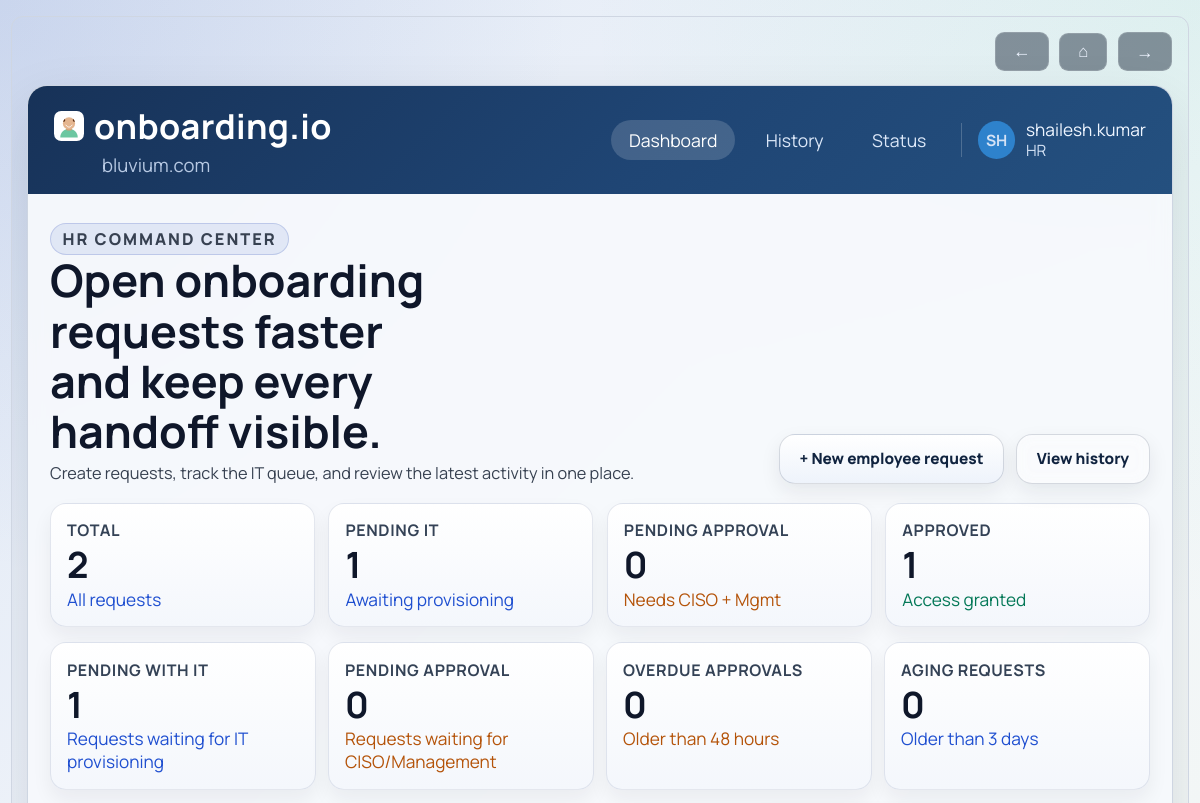
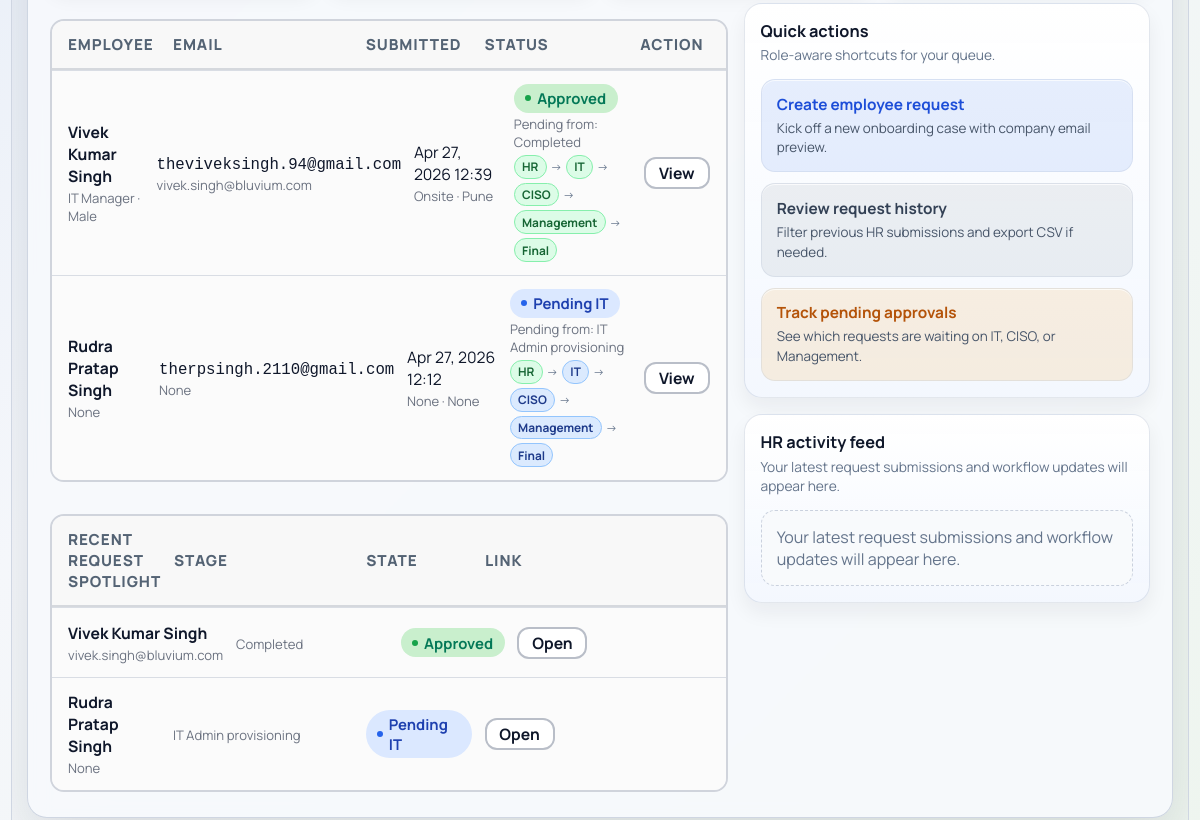
/dashboard (signed in), run on an earlier commit of the app's database (2 pictures, top to bottom).
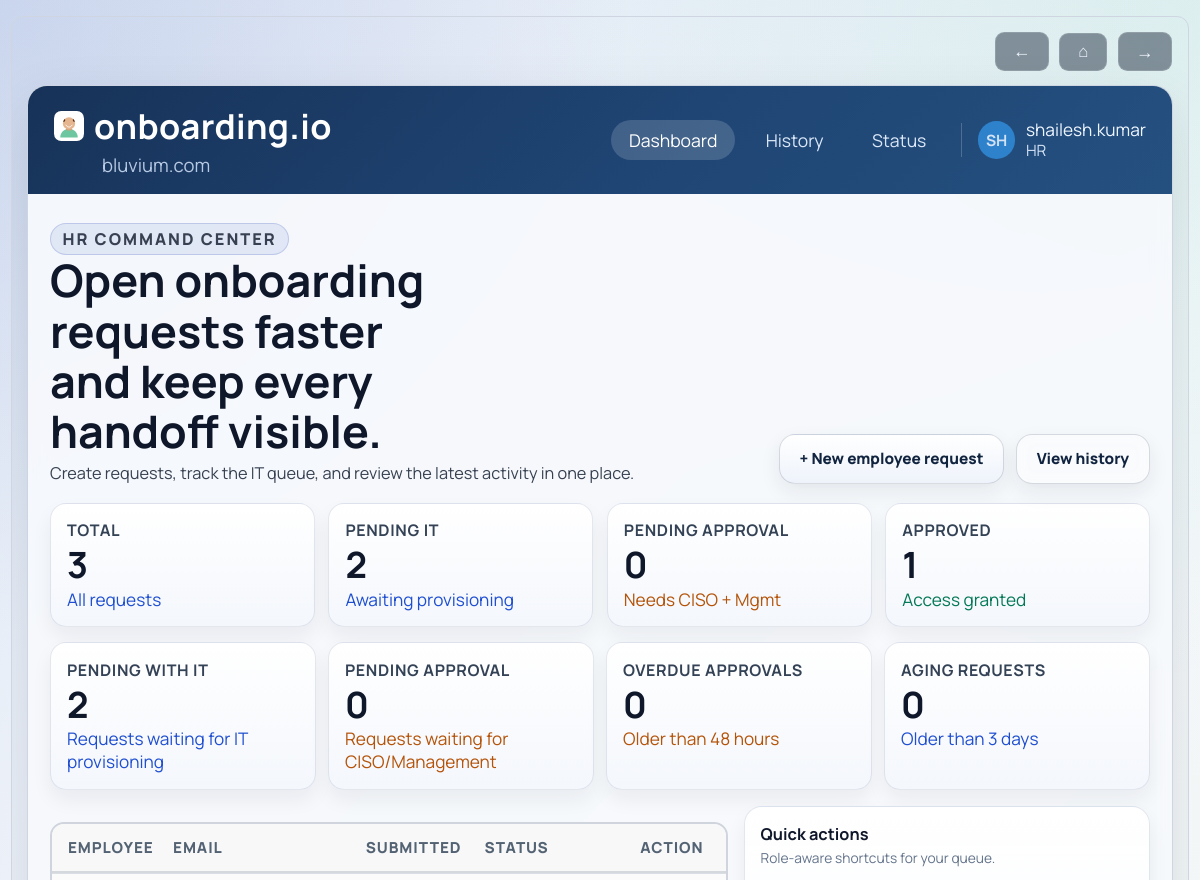
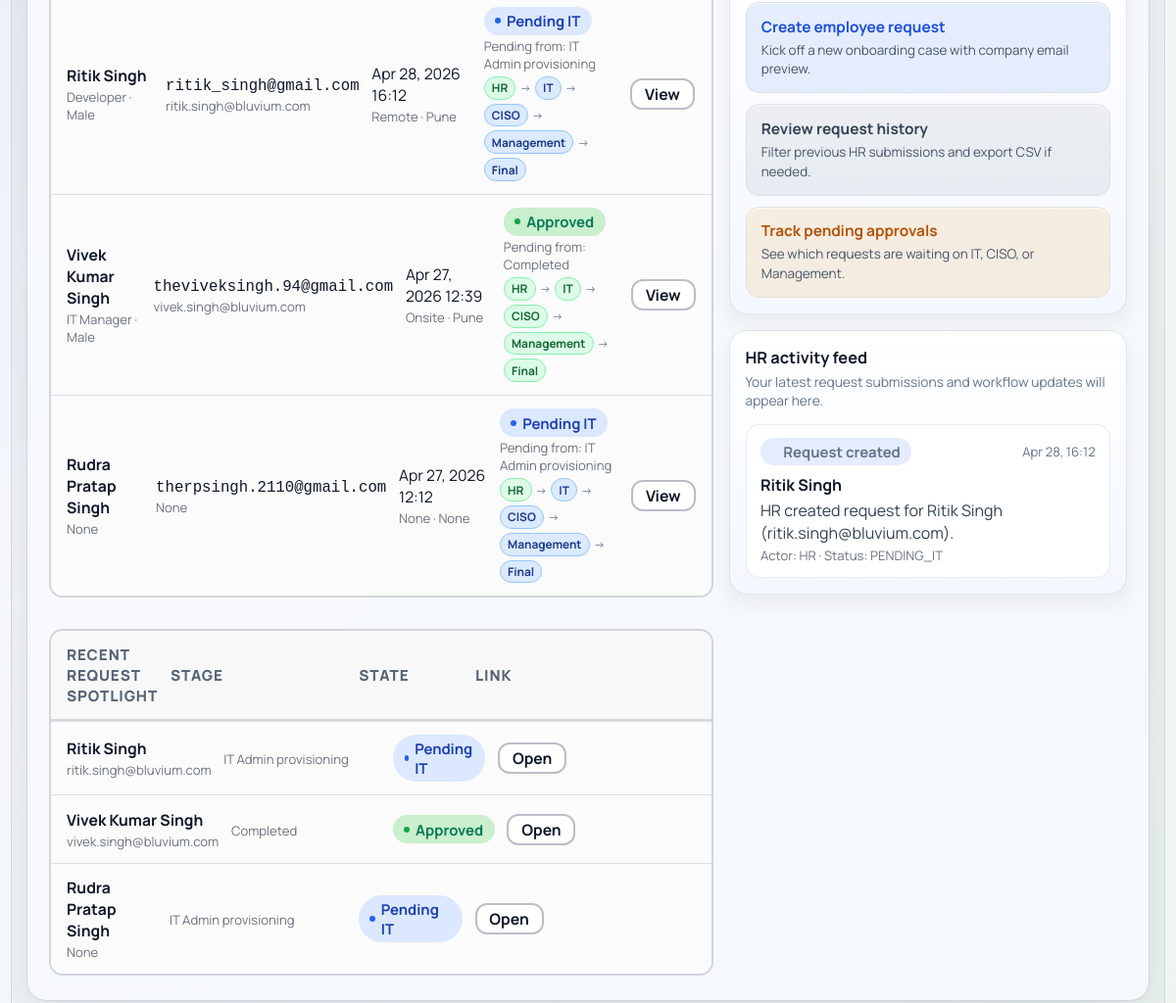
And on a later commit of the database (2 pictures, top to bottom).
### models.py (models this page shows)
class User(UserMixin, db.Model):
    id = db.Column(db.Integer, primary_key=True)
    email = db.Column(db.String(255), unique=True, nullable=False)
    password_hash = db.Column(db.String(255), nullable=False)
    role = db.Column(db.String(50), nullable=False)
    domain = db.Column(db.String(255), nullable=False)
    created_at = db.Column(db.DateTime)

class EmployeeRequest(db.Model):
    id = db.Column(db.Integer, primary_key=True)
    domain = db.Column(db.String(255), nullable=False)
    requested_by = db.Column(db.Integer, db.ForeignKey("user.id"), nullable=False)
    first_name = db.Column(db.String(255))
    middle_name = db.Column(db.String(255))
    last_name = db.Column(db.String(255))
    employee_name = db.Column(db.String(255), nullable=False)
    employee_email = db.Column(db.String(255), nullable=False)
    gender = db.Column(db.String(50))
    job_title = db.Column(db.String(255))
    work_mode = db.Column(db.String(50))
    work_location = db.Column(db.String(255))
    company_email = db.Column(db.String(255))
    status = db.Column(db.String(50), nullable=False)
    created_at = db.Column(db.DateTime)

class RequestAudit(db.Model):
    id = db.Column(db.Integer, primary_key=True)
    request_id = db.Column(db.Integer, db.ForeignKey("employee_request.id"), nullable=False)
    event_type = db.Column(db.String(80), nullable=False)
    actor_id = db.Column(db.Integer, db.ForeignKey("user.id"))
    actor_email = db.Column(db.String(255))
    actor_role = db.Column(db.String(50))
    details = db.Column(db.Text)
    created_at = db.Column(db.DateTime, nullable=False)

### app.py (the view)
    @app.route("/dashboard")
    @login_required
    def dashboard():
        domain = current_user.domain
        if current_user.role == ROLE_HR:
            requests = EmployeeRequest.query.filter_by(domain=domain, requested_by=current_user.id).order_by(EmployeeRequest.created_at.desc()).all()
        elif current_user.role == ROLE_IT:
            requests = EmployeeRequest.query.filter_by(domain=domain, status=STATUS_PENDING_IT).order_by(EmployeeRequest.created_at.desc()).all()
        else:
            requests = EmployeeRequest.query.filter_by(domain=domain).order_by(EmployeeRequest.created_at.desc()).all()
        tracking_map = build_tracking_map(requests)
        dashboard_widgets = build_dashboard_widgets(current_user.role, requests, tracking_map)
        dashboard_hero = build_dashboard_hero(current_user.role)
        dashboard_actions = build_dashboard_actions(current_user.role)
        activity_feed = build_activity_feed(current_user.role, domain, current_user.id)
        return render_template(
            "dashboard.html",
            requests=requests,
            role=current_user.role,
            tracking_map=tracking_map,
            dashboard_widgets=dashboard_widgets,
            dashboard_hero=dashboard_hero,
            dashboard_actions=dashboard_actions,
            activity_feed=activity_feed,
            spotlight_requests=requests[:4],
        )

### templates/dashboard.html (shortened to what this page needs)
{% extends "base.html" %}
{% block content %}
{% set role_label = 'HR' if role == 'HR' else ('IT Admin' if role == 'IT_ADMIN' else ('CISO' if role == 'CISO' else 'Management')) %}
{% set ns = namespace(total=requests|length, pending_it=0, pending_approval=0, approved=0) %}
{% for req in requests %}
  {% if req.status == 'PENDING_IT' %}{% set ns.pending_it = ns.pending_it + 1 %}{% endif %}
  {% if req.status == 'PENDING_APPROVAL' %}{% set ns.pending_approval = ns.pending_approval + 1 %}{% endif %}
  {% if req.status == 'APPROVED' %}{% set ns.approved = ns.approved + 1 %}{% endif %}
{% endfor %}
<section class="dash-shell">
  <header class="dash-topbar">
    <div class="dash-brand-wrap">
      <a class="brand" href="{{ url_for('index') }}">
        <span class="brand-icon"></span>
        <span>onboarding.io</span>
      </a>
      <p>{{ current_user.domain }}</p>
    </div>
    <nav class="dash-center-nav">
      <a class="dash-tab dash-tab-active" href="{{ url_for('dashboard') }}">Dashboard</a>
      <a class="dash-tab" href="{{ url_for('history') }}">History</a>
      <a class="dash-tab" href="#requests-table">Status</a>
    </nav>
    <div class="dash-user">
      <span class="dash-avatar">{{ (current_user.email.split('@')[0][:2] if current_user.email else 'U')|upper }}</span>
      <div>
        <p>{{ current_user.email.split('@')[0] }}</p>
        <span>{{ role_label }}</span>
      </div>
    </div>
  </header>
  <div class="dash-body">
    <div class="dash-head-row">
      <div>
        <p class="hero-kicker">{{ dashboard_hero.eyebrow }}</p>
        <h1>{{ dashboard_hero.title }}</h1>
        <p>{{ dashboard_hero.subtitle }}</p>
      </div>
      <div class="dash-head-actions">
        <a class="dash-cta" href="{{ dashboard_hero.primary_href }}">{{ dashboard_hero.primary_label }}</a>
        <a class="dash-cta dash-cta-secondary" href="{{ dashboard_hero.secondary_href }}">{{ dashboard_hero.secondary_label }}</a>
      </div>
    </div>
    <div class="dash-metrics">
      <article class="metric-card">
        <h3>Total</h3>
        <strong>{{ ns.total }}</strong>
        <p class="metric-blue">All requests</p>
      </article>
      <article class="metric-card">
        <h3>Pending IT</h3>
        <strong>{{ ns.pending_it }}</strong>
        <p class="metric-blue">Awaiting provisioning</p>
      </article>
      <article class="metric-card">
        <h3>Pending Approval</h3>
        <strong>{{ ns.pending_approval }}</strong>
        <p class="metric-orange">Needs CISO + Mgmt</p>
      </article>
      <article class="metric-card">
        <h3>Approved</h3>
        <strong>{{ ns.approved }}</strong>
        <p class="metric-green">Access granted</p>
      </article>
    </div>
    <section class="widget-strip" aria-label="Role metrics">
      {% for widget in dashboard_widgets %}
        <article class="metric-card widget-card">
          <h3>{{ widget.label }}</h3>
          <strong>{{ widget.value }}</strong>
          <p class="{{ widget.tone }}">{{ widget.desc }}</p>
        </article>
      {% endfor %}
    </section>
    <section class="dash-layout">
      <div class="dash-main-column">
        <section class="dash-table" id="requests-table">
          <div class="dash-table-head">
            <span>Employee</span>
            <span>Email</span>
            <span>Submitted</span>
            <span>Status</span>
            <span>Action</span>
          </div>
          {% for req in requests %}
            <div class="dash-table-row">
              <span>
                <strong>{{ req.employee_name }}</strong>
                <span class="table-subtext">{{ req.job_title }}{% if req.gender %} · {{ req.gender }}{% endif %}</span>
              </span>
              <span>
                <span class="mono-mail">{{ req.employee_email }}</span>
                <span class="table-subtext">{{ req.company_email }}</span>
              </span>
              <span>
                {{ req.created_at.strftime('%b %d, %Y %H:%M') if req.created_at else '-' }}
                <span class="table-subtext">{{ req.work_mode }} · {{ req.work_location }}</span>
              </span>
              <span>
                {% if req.status == 'PENDING_IT' %}
                  <span class="status-pill status-pending-it">Pending IT</span>
                {% elif req.status == 'PENDING_APPROVAL' %}
                  <span class="status-pill status-pending-approval">Pending Approval</span>
                {% elif req.status == 'APPROVED' %}
                  <span class="status-pill status-approved">Approved</span>
                {% else %}
                  <span class="status-pill status-rejected">Rejected</span>
                {% endif %}
                <span class="table-subtext">Pending from: {{ tracking_map.get(req.id, {}).get('pending_from', '-') }}</span>
                <span class="workflow-tree">
                  {% for step in tracking_map.get(req.id, {}).get('steps', []) %}
                    <span class="tree-node tree-{{ step.state }}">{{ step.label }}</span>{% if not loop.last %}<span class="tree-arrow">-></span>{% endif %}
                  {% endfor %}
                </span>
              </span>
              <span>
                {% if role == 'IT_ADMIN' and req.status == 'PENDING_IT' %}
                  <a class="row-action" href="{{ url_for('it_provision', request_id=req.id) }}">Provision</a>
                {% elif role in ['CISO', 'MANAGEMENT'] and req.status == 'PENDING_APPROVAL' %}
                  <a class="row-action" href="{{ url_for('approvals') }}">Review</a>
                {% else %}
                  <a class="row-action" href="{{ url_for('request_status', request_id=req.id) }}">View</a>
                {% endif %}
              </span>
            </div>
          {% endfor %}
        </section>
        <section class="dash-table spotlight-table">
          <div class="dash-table-head spotlight-head">
            <span>Recent request spotlight</span>
            <span>Stage</span>
            <span>State</span>
            <span>Link</span>
          </div>
          {% for req in spotlight_requests %}
            <div class="dash-table-row spotlight-row">
              <span>
                <strong>{{ req.employee_name }}</strong>
                <span class="table-subtext">{{ req.company_email }}</span>
              </span>
              <span>
                <span class="table-subtext">{{ tracking_map.get(req.id, {}).get('pending_from', '-') }}</span>
              </span>
              <span>
                {% if req.status == 'PENDING_IT' %}
                  <span class="status-pill status-pending-it">Pending IT</span>
                {% elif req.status == 'PENDING_APPROVAL' %}
                  <span class="status-pill status-pending-approval">Pending Approval</span>
                {% elif req.status == 'APPROVED' %}
                  <span class="status-pill status-approved">Approved</span>
                {% else %}
                  <span class="status-pill status-rejected">Rejected</span>
                {% endif %}
              </span>
              <span>
                <a class="row-action" href="{{ url_for('request_status', request_id=req.id) }}">Open</a>
              </span>
            </div>
          {% endfor %}
        </section>
      </div>
      <aside class="dash-sidebar">
        <section class="side-panel">
          <div class="side-panel-head">
            <div>
              <h2>Quick actions</h2>
              <p>Role-aware shortcuts for your queue.</p>
            </div>
          </div>
          <div class="shortcut-grid">
            {% for action in dashboard_actions %}
              <a class="shortcut-card {{ action.tone }}" href="{{ action.href }}">
                <strong>{{ action.label }}</strong>
                <span>{{ action.description }}</span>
              </a>
            {% endfor %}
          </div>
        </section>
        <section class="side-panel">
          <div class="side-panel-head">
            <div>
              <h2>{{ activity_feed.title }}</h2>
              <p>{{ activity_feed.empty_message }}</p>
            </div>
          </div>
          {% if activity_feed.entries %}
            <div class="activity-feed">
              {% for item in activity_feed.entries %}
                <article class="activity-item">
                  <div class="activity-topline">
                    <span class="status-pill {{ item.tone }}">{{ item.label }}</span>
                    <span>{{ item.time }}</span>
                  </div>
                  <strong>{{ item.employee }}</strong>
                  <p>{{ item.activity }}</p>
                  <span class="table-subtext">Actor: {{ item.actor }} · Status: {{ item.request_status }}</span>
                </article>
              {% endfor %}
            </div>
          {% else %}
            <div class="empty-panel">{{ activity_feed.empty_message }}</div>
          {% endif %}
        </section>
      </aside>
    </section>
  </div>
</section>
{% endblock %}

### templates/base.html (shortened to what this page needs)
<!DOCTYPE html>
<html lang="en">
<head>
  <link rel="stylesheet" href="{{ url_for('static', filename='css/style.css') }}">
</head>
<body class="{{ page_class|trim }}">
  <div class="page-shell {% if page_class|trim %}{{ page_class|trim }}{% endif %}">
    <main>
    {% if show_page_controls|trim != 'false' %}
      <div class="page-controls" role="navigation" aria-label="Page controls">
        <button
          type="button"
          class="btn btn-outline page-control-btn page-control-icon-btn"
          onclick="if (window.history.length > 1) { window.history.back(); } else { window.location.href='{{ url_for('index') }}'; }"
          aria-label="Go back"
          title="Go back"
        >
          <span class="page-control-symbol" aria-hidden="true">←</span>
        </button>
        <a class="btn btn-outline page-control-btn page-control-icon-btn page-control-home" href="{{ url_for('index') }}" aria-label="Home" title="Home">
          <span class="page-control-symbol" aria-hidden="true">⌂</span>
        </a>
        <a class="btn btn-outline page-control-btn page-control-icon-btn" href="{{ url_for('logout') if current_user.is_authenticated else url_for('index') }}" aria-label="Next" title="Next">
          <span class="page-control-symbol" aria-hidden="true">→</span>
        </a>
      </div>
    {% endif %}
    {% block content %}{% endblock %}
    </main>
  </div>
</body>
</html>

What changed in the data, as far as the page shows it:
added EmployeeRequest: employee_name "Ritik Singh", job_title "Developer", gender "Male", employee_email "ritik_singh@gmail.com", company_email "ritik.singh@bluvium.com", created_at "Apr 28, 2026 16:12", work_mode "Remote", work_location "Pune", shows "Pending IT", get "IT Admin provisioning", label "HR" "IT" "CISO" "Management" "Final", employee "Ritik Singh", request_status "PENDING_IT"
added RequestAudit: activity "HR created request for Ritik Singh (ritik.singh@bluvium.com).", actor "HR"
Also different on the page:
{{ ns.total }}: "2" → "3"
{{ ns.pending_it }}: "1" → "2"
{{ activity_feed.empty_message }}: "Your latest request submissions and workflow updates will appear here." → (not shown)
new list line: "PENDING WITH IT 2 Requests waiting for IT provisioning"
new list line: "Request created Apr 28, 16:12 Actor: · Status:"
list line gone: "PENDING WITH IT 1 Requests waiting for IT provisioning"
